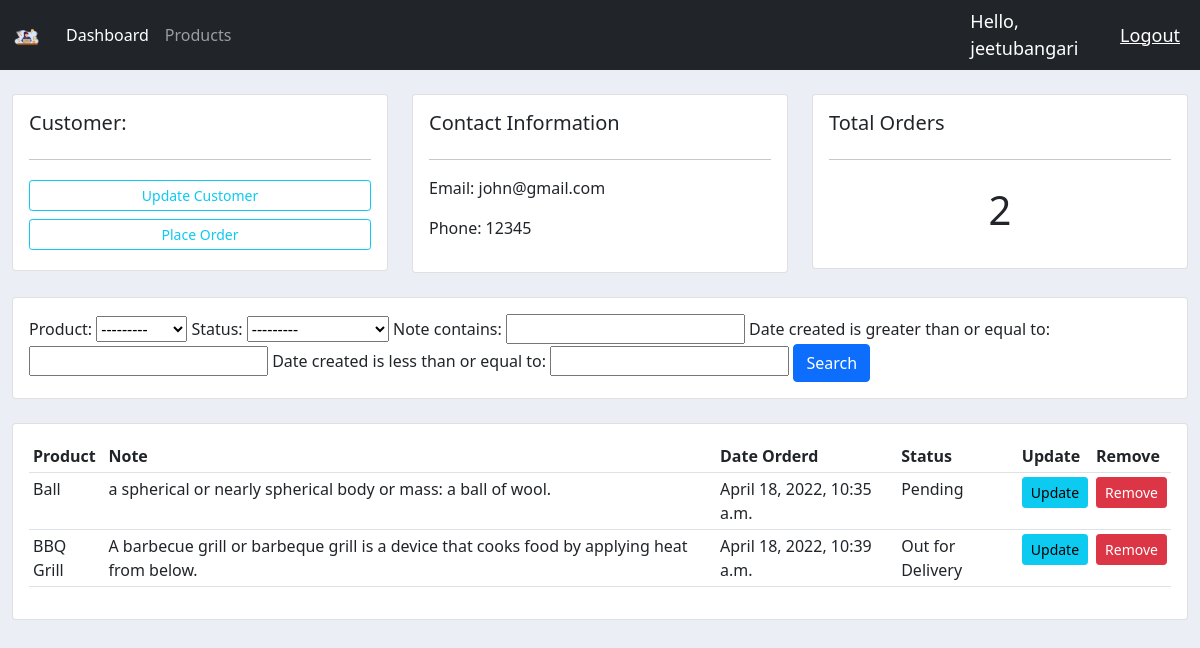
Page /customer/3 (signed in) on the committed database.
### accounts/models.py (models this page shows, shortened)
class Customer(models.Model):
	user = models.OneToOneField(User, null=True, blank=True, on_delete=models.CASCADE)
	name = models.CharField(max_length=200, null=True)
	phone = models.CharField(max_length=200, null=True)
	email = models.CharField(max_length=200, null=True)
	profile_pic = models.ImageField(default='default.png', null=True, blank=True)
	date_created = models.DateTimeField(auto_now_add=True, null=True)

class Order(models.Model):
	STATUS = (
		('Pending', 'Pending'),
		('Out for Delivery', 'Out for Delivery'),
		('Delivered', 'Delivered'),
	)
	customer = models.ForeignKey(Customer, null=True, on_delete=models.SET_NULL)
	product = models.ForeignKey(Product, null=True, on_delete=models.SET_NULL)
	date_created = models.DateTimeField(auto_now_add=True, null=True)
	status = models.CharField(max_length=200, null=True, choices=STATUS)
	note = models.CharField(max_length=1000, null=True)

class Product(models.Model):
	CATEGORY = (
		('Indoor', 'Indoor'),
		('Outdoor', 'Outdoor'),
	)
	name = models.CharField(max_length=200, null=True)
	price = models.FloatField(null=True)
	category = models.CharField(max_length=200, null=True, choices=CATEGORY)
	description = models.CharField(max_length=200, null=True, blank=True)
	date_created = models.DateTimeField(auto_now_add=True, null=True)
	tags = models.ManyToManyField(Tag)
	def __str__(self):
		return self.name

### accounts/decorators.py (the view)
		def wrapper_func(request, *args, **kwargs):
			group = None
			if request.user.groups.exists():
				group = request.user.groups.all()[0].name
			if group in allowed_roles:
				return view_func(request, *args, **kwargs)
			else:
				return HttpResponse('You are not authorised to view this page')

### accounts/views.py (called while the page is built)
@login_required(login_url='login')
@allowed_users(allowed_roles=['admin'])
def customer(request, pk):
	customer = Customer.objects.get(id=pk)
	orders = customer.order_set.all()
	order_count = orders.count()
	myFilter = OrderFilter(request.GET, queryset=orders)
	orders = myFilter.qs
	context = {'customer': customer, 'orders': orders, 'order_count': order_count, 'myFilter': myFilter}
	return render(request, 'accounts/customer.html', context)

### accounts/templates/accounts/customer.html
{% extends 'accounts/main.html' %}
{% block content %}
	<br>
	<div class="row">
		<div class="col-md">
			<div class="card card-body">
				<h5>Customer:</h5>
				<hr>
				<a class="btn btn-outline-info  btn-sm btn-block my-1" href="">Update Customer</a>
				<a class="btn btn-outline-info  btn-sm btn-block my-1" href="{% url 'create_order' customer.id %}">Place Order</a>
			</div>
		</div>
		<div class="col-md">
			<div class="card card-body">
				<h5>Contact Information</h5>
				<hr>
				<p>Email: {{customer.email}}</p>
				<p>Phone: {{customer.phone}}</p>
			</div>
		</div>
		<div class="col-md">
			<div class="card card-body">
				<h5>Total Orders</h5>
				<hr>
				<h1 style="text-align: center;padding: 10px">{{order_count}}</h1>
			</div>
		</div>
	</div>
	<br>
	<div class="row">
		<div class="col">
			<div class="card card-body">
				<form method="get">
					{{myFilter.form}}
			    <button class="btn btn-primary" type="submit">Search</button>
			  </form>
			</div>
		</div>
	</div>
	<br>
	<div class="row">
		<div class="col-md">
			<div class="card card-body">
				<table class="table table-sm">
					<tr>
						<th>Product</th>
						<th>Note</th>
						<th>Date Orderd</th>
						<th>Status</th>
						<th>Update</th>
						<th>Remove</th>
					</tr>
					{% for order in orders %}
						<tr>
							<td>{{order.product}}</td>
							<td>{{order.note}}</td>
							<td>{{order.date_created}}</td>
							<td>{{order.status}}</td>
							<td><a class="btn btn-sm btn-info" href="{% url 'update_order' order.id %}">Update</a></td>
							<td><a class="btn btn-sm btn-danger" href="{% url 'delete_order' order.id %}">Remove</a></td>
						</tr>
					{% endfor%}
				</table>
			</div>
		</div>
	</div>
{% endblock content %}

### accounts/templates/accounts/navbar.html (shortened to what this page needs)
{% load static %}
<nav class="navbar navbar-expand-lg navbar-dark bg-dark">
  <div class="container-fluid">
    <a class="navbar-brand" href="{% url 'home' %}">
      <img width="30" height="24" src="{% static 'images/logo.png' %}">
    </a>
    <div class="collapse navbar-collapse" id="navbarNav">
      <ul class="navbar-nav">
        {% if request.user.is_staff %}
        <li class="nav-item">
          <a class="nav-link active" aria-current="page" href="{% url 'home' %}">Dashboard</a>
        </li>
        <li class="nav-item">
          <a class="nav-link" href="{% url 'products' %}">Products</a>
        </li>
        {% else %}
        <li class="nav-item">
          <a class="nav-link" href="{% url 'account' %}">Settings</a>
        </li>
        {% endif %}
      </ul>
    </div>
  </div>
  <span class="hello-msg">Hello, {{request.user}}</span>
  <span><a class="hello-msg" href="{% url 'logout' %}">Logout</a></span>
</nav>

### static/css/main.css (style rules this page uses)
body { background-color: #ebeff5; }

### accounts/templates/accounts/navbar.html (style rules this page uses)
.hello-msg { font-size: 18px; color: #fff; margin-right: 20px; }

### rows in the picture
Customer: email "john@gmail.com", phone "12345"
Order: product "Ball", note "a spherical or nearly spherical body or mass: a ball of wool.", date_created "April 18, 2022, 10:35 a.m.", status "Pending"
Order: product "BBQ Grill", note "A barbecue grill or barbeque grill is a device that cooks food by applying heat from below.", date_created "April 18, 2022, 10:39 a.m.", status "Out for Delivery"

### other values in the picture
{{ request.user }} "jeetubangari"
{{ order_count }} "2"
